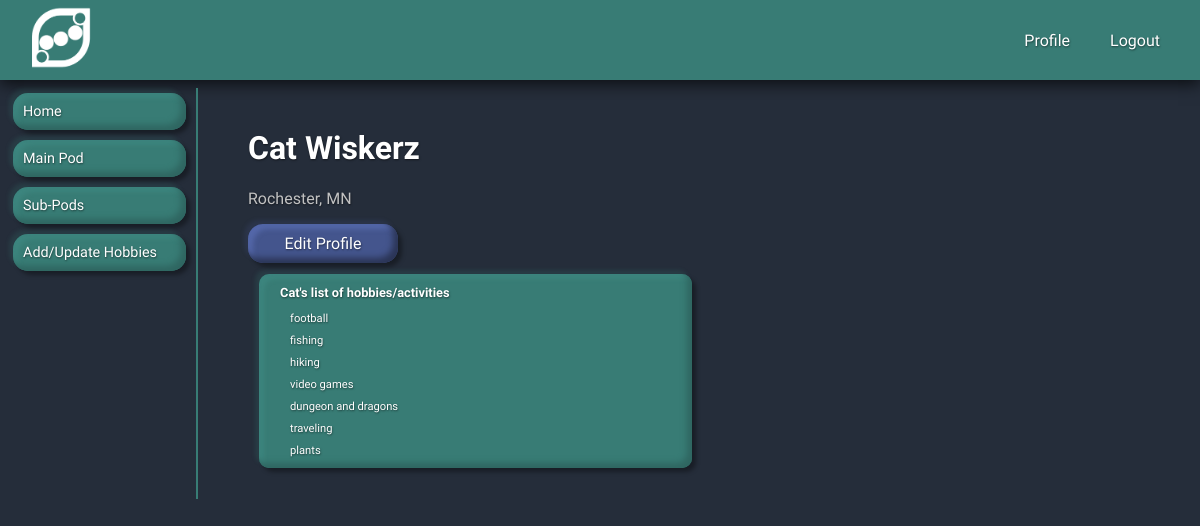
The page /users/profile/1 (signed in) on the database its author committed.
### models.py (models this page shows, shortened)
class User(db.Model):
    __tablename__ = 'users'
    id = db.Column(db.Integer, primary_key=True, autoincrement=True)
    username = db.Column(db.String(20), unique=True, nullable=False)
    password = db.Column(db.Text, nullable=False)
    first_name = db.Column(db.String(50), nullable=False)
    last_name = db.Column(db.String(50), nullable=False)
    email = db.Column(db.Text, nullable=False, unique=True)
    city = db.Column(db.Text, nullable=False)
    state = db.Column(db.Text, nullable=False)
    lat_lng = db.Column(db.Text)
    pods = db.relationship('Pod', secondary="pod_users", backref='user')
    sub_pods = db.relationship('SubPod', secondary="sub_pod_users", backref='user')
    hobbies = db.relationship('Hobby', secondary='user_hobbies', backref='user')
    pod_messages = db.relationship('PodMessage', backref='pod_user')
    sub_pod_messages = db.relationship('SubPodMessage', backref='sub_pod_user')

class Hobby(db.Model):
    __tablename__ = 'hobbies'
    id = db.Column(db.Integer, primary_key=True, autoincrement=True)
    name = db.Column(db.String(30), nullable=True, unique=True)

### app.py (the view)
@app.route('/users/profile/<int:user_id>')
def user_profile(user_id):
    if not g.user:
        flash("Access unauthorized.", "error")
        return redirect("/")
    user, pod, pod_member = is_pod_member()
    user_profile = User.query.get(user_id)
    if user_profile.pods[0].id != pod.id:
        flash("Access unauthorized.", "error")
        return redirect("/")
    current_user_hobbies = user.hobbies
    profile_user_hobbies = user_profile.hobbies
    profile_owner = None
    if user_profile.id == user.id:
        profile_owner = True
    return render_template('/users/user_profile.html',
                           user_profile=user_profile,
                           profile_owner=profile_owner,
                           current_user=user,
                           current_user_hobbies=current_user_hobbies,
                           profile_user_hobbies=profile_user_hobbies
                           )

### app.py (called while the page is built)
def is_pod_member():
    if g.user:
        user = User.query.get(int(session[CURRENT_USER]))
        empty_tupple = (None,None,None)
        if user:
            main_pod = user.pods
            if main_pod:
                main_pod = user.pods[0]
                pod_member = PodUser.query.filter(PodUser.pod_id==main_pod.id, PodUser.user_id==user.id).first()
                if pod_member:
                    return user, main_pod, pod_member
                else:
                    return empty_tupple
            else:
                return empty_tupple

@app.before_request
def add_user_to_g():
    if CURRENT_USER in session:
        g.user = User.query.get(session[CURRENT_USER])
    else:
        g.user = None

### templates/users/user_profile.html (shortened to what this page needs)
{% extends '/users/user_menu.html' %}
{% block dashboard %}
<h1 class="main_title">{{ user_profile.first_name }} {{ user_profile.last_name }}</h1>
<p class="content_text">{{ user_profile.city }}, {{ user_profile.state }}</p>
{% if profile_owner %}
<a href='/users/edit/{{current_user.id}}'>
    <div type="button" class="button-info">Edit Profile</div>
</a>
{% endif %}
<div class="half_and_half_split_container">
    <div class='all_hobbies_container'>
        <p class="pod_thumbnail_text_title">
            {{ user_profile.first_name }}'s list of hobbies/activities
        </p>
        <ul class="undecorated_list">
            {% for hobby in profile_user_hobbies %}
            <li class="pod_thumbnail_text">
                {{ hobby.name }}
            </li>
            {% endfor %}
        </ul>
    </div>
</div>
{% endblock %}

### static/app.css (style rules this page uses)
body { margin: 0px; padding: 0px; font-family: 'Varela Round', sans-serif; background-color: #252D3A; text-shadow: 0.5px 0.5px 2px rgba(0, 0, 0, 0.5); }
a { text-decoration: none; }
* { scrollbar-width: thin; scrollbar-color: #387C75 white; }
.half_and_half_split_container { display: grid; grid-template-columns: 50% 50%; grid-gap: 8px; padding: 8px; }
.all_hobbies_container { white-space: normal; background-color: #387C75; margin: 3px; padding: 5px 5px 5px 15px; border-radius: 10px; color: #fff; box-shadow: -4px -4px 4px rgba(56, 124, 117, 0.2), 4px 4px 4px rgba(0, 0, 0, 0.35), inset -5px -5px 6px #2F6661, inset 5px 5px 5px rgba(74, 163, 154, 0.25); }
.button-info { position: relative; width: 150px; background-color: #44558d; color: white; padding: 10px 0px; border: none; border-radius: 15px; text-align: center; font-size: 1rem; box-shadow: -4px -4px 4px rgba(68, 85, 141, 0.2), 4px 4px 4px rgba(0, 0, 0, 0.35), inset -5px -5px 6px #2B3556, inset 5px 5px 5px rgba(99, 122, 197, 0.5); }
.pod_thumbnail_text_title { display: inline-block; font-size: 0.8rem; font-weight: bold; padding: 3px; margin: 3px; }
.pod_thumbnail_text { font-size: 0.7rem; padding: 3px; margin: 3px; }
.undecorated_list { margin-top: 0px; margin-bottom: 0px; padding: 0px 10px; text-align: left; list-style-type: none; }
.main_title { color: white; }
.content_text { color: rgb(194, 194, 194); }

### rows shown on the page
User: first_name "Cat", last_name "Wiskerz", city "Rochester", state "MN"
Hobby: name "football"
Hobby: name "fishing"
Hobby: name "hiking"
Hobby: name "video games"
Hobby: name "dungeon and dragons"
Hobby: name "traveling"
Hobby: name "plants"
